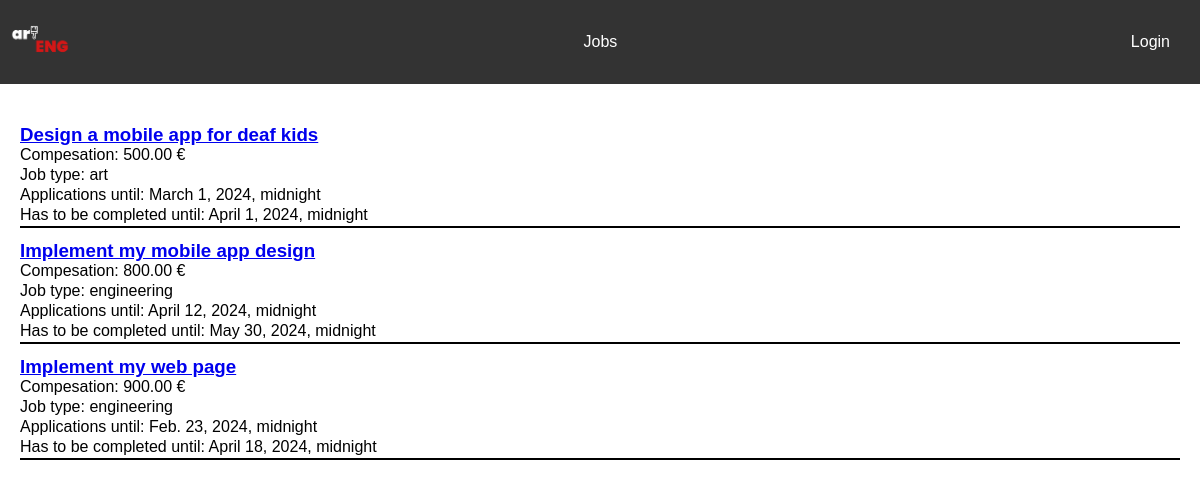
Screenshot of /jobs/ with the database file from the repository.
### jobs/models.py (models this page shows, shortened)
class Job(models.Model):
    job_id = models.AutoField(primary_key=True)
    name = models.CharField(max_length=255)
    description = models.TextField()
    JOB_TYPES = [
        ('engineering', 'Engineering Job'),
        ('art', 'Art Job'),
    ]
    job_type = models.CharField(max_length=20, choices=JOB_TYPES)
    poster = models.ForeignKey(Student, on_delete=models.CASCADE, related_name='posted_jobs')
    assign_deadline = models.DateTimeField()
    completion_deadline = models.DateTimeField()
    assigned_to = models.ForeignKey(Student, on_delete=models.SET_NULL, null=True, blank=True, related_name='assigned_jobs')
    compensation = models.DecimalField(max_digits=10, decimal_places=2)
    is_completed = models.BooleanField(default=False)
    finished_link = models.TextField(default="")
    was_disputed = models.BooleanField(default=False)

### jobs/views.py (the view)
# urls.py: path('', include(("jobs.urls", 'jobs'), namespace='jobs')),
def jobs(request):
    avalible_jobs = Job.objects.filter(assigned_to__isnull=True)[:5]
    context = {
        'jobs': avalible_jobs,
        'student': request.user
    }
    return render(request, 'jobs.html', context)

### jobs/templates/jobs.html
{% extends "base.html" %}
{% block content %}
{% for job in jobs %}
    <div class="job_listing">
        <h3><a href="{% url 'jobs:job_detail' job.job_id %}">{{job.name}}</a></h3>
        <p>Compesation: {{job.compensation}} €</p>
        <p>Job type: {{job.job_type}}</p>
        <p>Applications until: {{job.assign_deadline}}</p>
        <p>Has to be completed until: {{job.completion_deadline}}</p>
    </div>
{% endfor %}
{% endblock %}

### jobs/static/style.css (style rules this page uses)
body, h1, h2, h3, p, ul, li { margin: 0; padding: 0; }
body { font-family: 'Ariel', sans-serif; }
.job_listing { border-bottom: 2px solid #000000; margin-bottom: 12px; }
.job_listing p { margin-bottom: 2px; }

### rows the page displays
Job: name "Design a mobile app for deaf kids", compensation "500.00", job_type "art", assign_deadline "March 1, 2024, midnight", completion_deadline "April 1, 2024, midnight"
Job: name "Implement my mobile app design", compensation "800.00", job_type "engineering", assign_deadline "April 12, 2024, midnight", completion_deadline "May 30, 2024, midnight"
Job: name "Implement my web page", compensation "900.00", job_type "engineering", assign_deadline "Feb. 23, 2024, midnight", completion_deadline "April 18, 2024, midnight"
